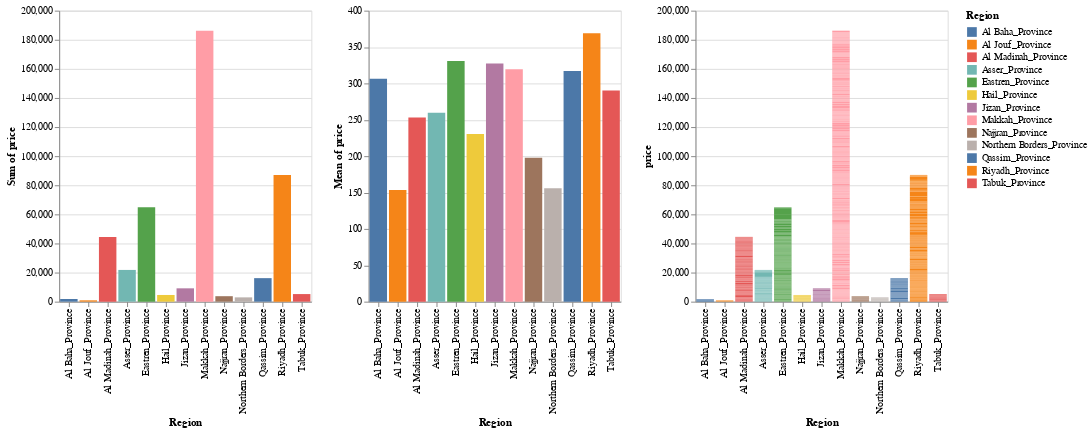

Notebook code cell kept with this figure:
### Markdown cell above
### <font color = red > visualization </font>

### Code cell
ch1 = alt.Chart(df).mark_bar().encode( 

    x=alt.X('Region'), 
    y='sum(price)', 
    color='Region',
    tooltip = 'Region'
)
  

 m1 = alt.Chart(df).mark_bar().encode( 

    x=alt.X('Region'), 
    y='mean(price)', 
    color='Region',
     tooltip = 'Region'
)
b1 =   alt.Chart(df).mark_bar().encode( 

    x=alt.X('Region'), 
    y='price', 
    color='Region',
    tooltip = 'Region'
)    
    
ch1 | m1 |b1

### Figure 1 — Vega-Lite specification as saved in the notebook (floating-point values rounded to 4 significant figures; data arrays with more than 128 entries replaced by an {"elided": "..."} marker saying what was removed)
{"config": {"view": {"continuousWidth": 400, "continuousHeight": 300}}, "hconcat": [{"mark": "bar", "encoding": {"color": {"field": "Region", "type": "nominal"}, "tooltip": {"field": "Region", "type": "nominal"}, "x": {"field": "Region", "type": "nominal"}, "y": {"aggregate": "sum", "field": "price", "type": "quantitative"}}}, {"mark": "bar", "encoding": {"color": {"field": "Region", "type": "nominal"}, "tooltip": {"field": "Region", "type": "nominal"}, "x": {"field": "Region", "type": "nominal"}, "y": {"aggregate": "mean", "field": "price", "type": "quantitative"}}}, {"mark": "bar", "encoding": {"color": {"field": "Region", "type": "nominal"}, "tooltip": {"field": "Region", "type": "nominal"}, "x": {"field": "Region", "type": "nominal"}, "y": {"field": "price", "type": "quantitative"}}}], "data": {"name": "data-3d6f32d4dcaa277c72e17d36d4925c2f"}, "$schema": "https://vega.github.io/schema/vega-lite/v4.17.0.json", "datasets": {"data-3d6f32d4dcaa277c72e17d36d4925c2f": {"elided": "1442 records"}}}
